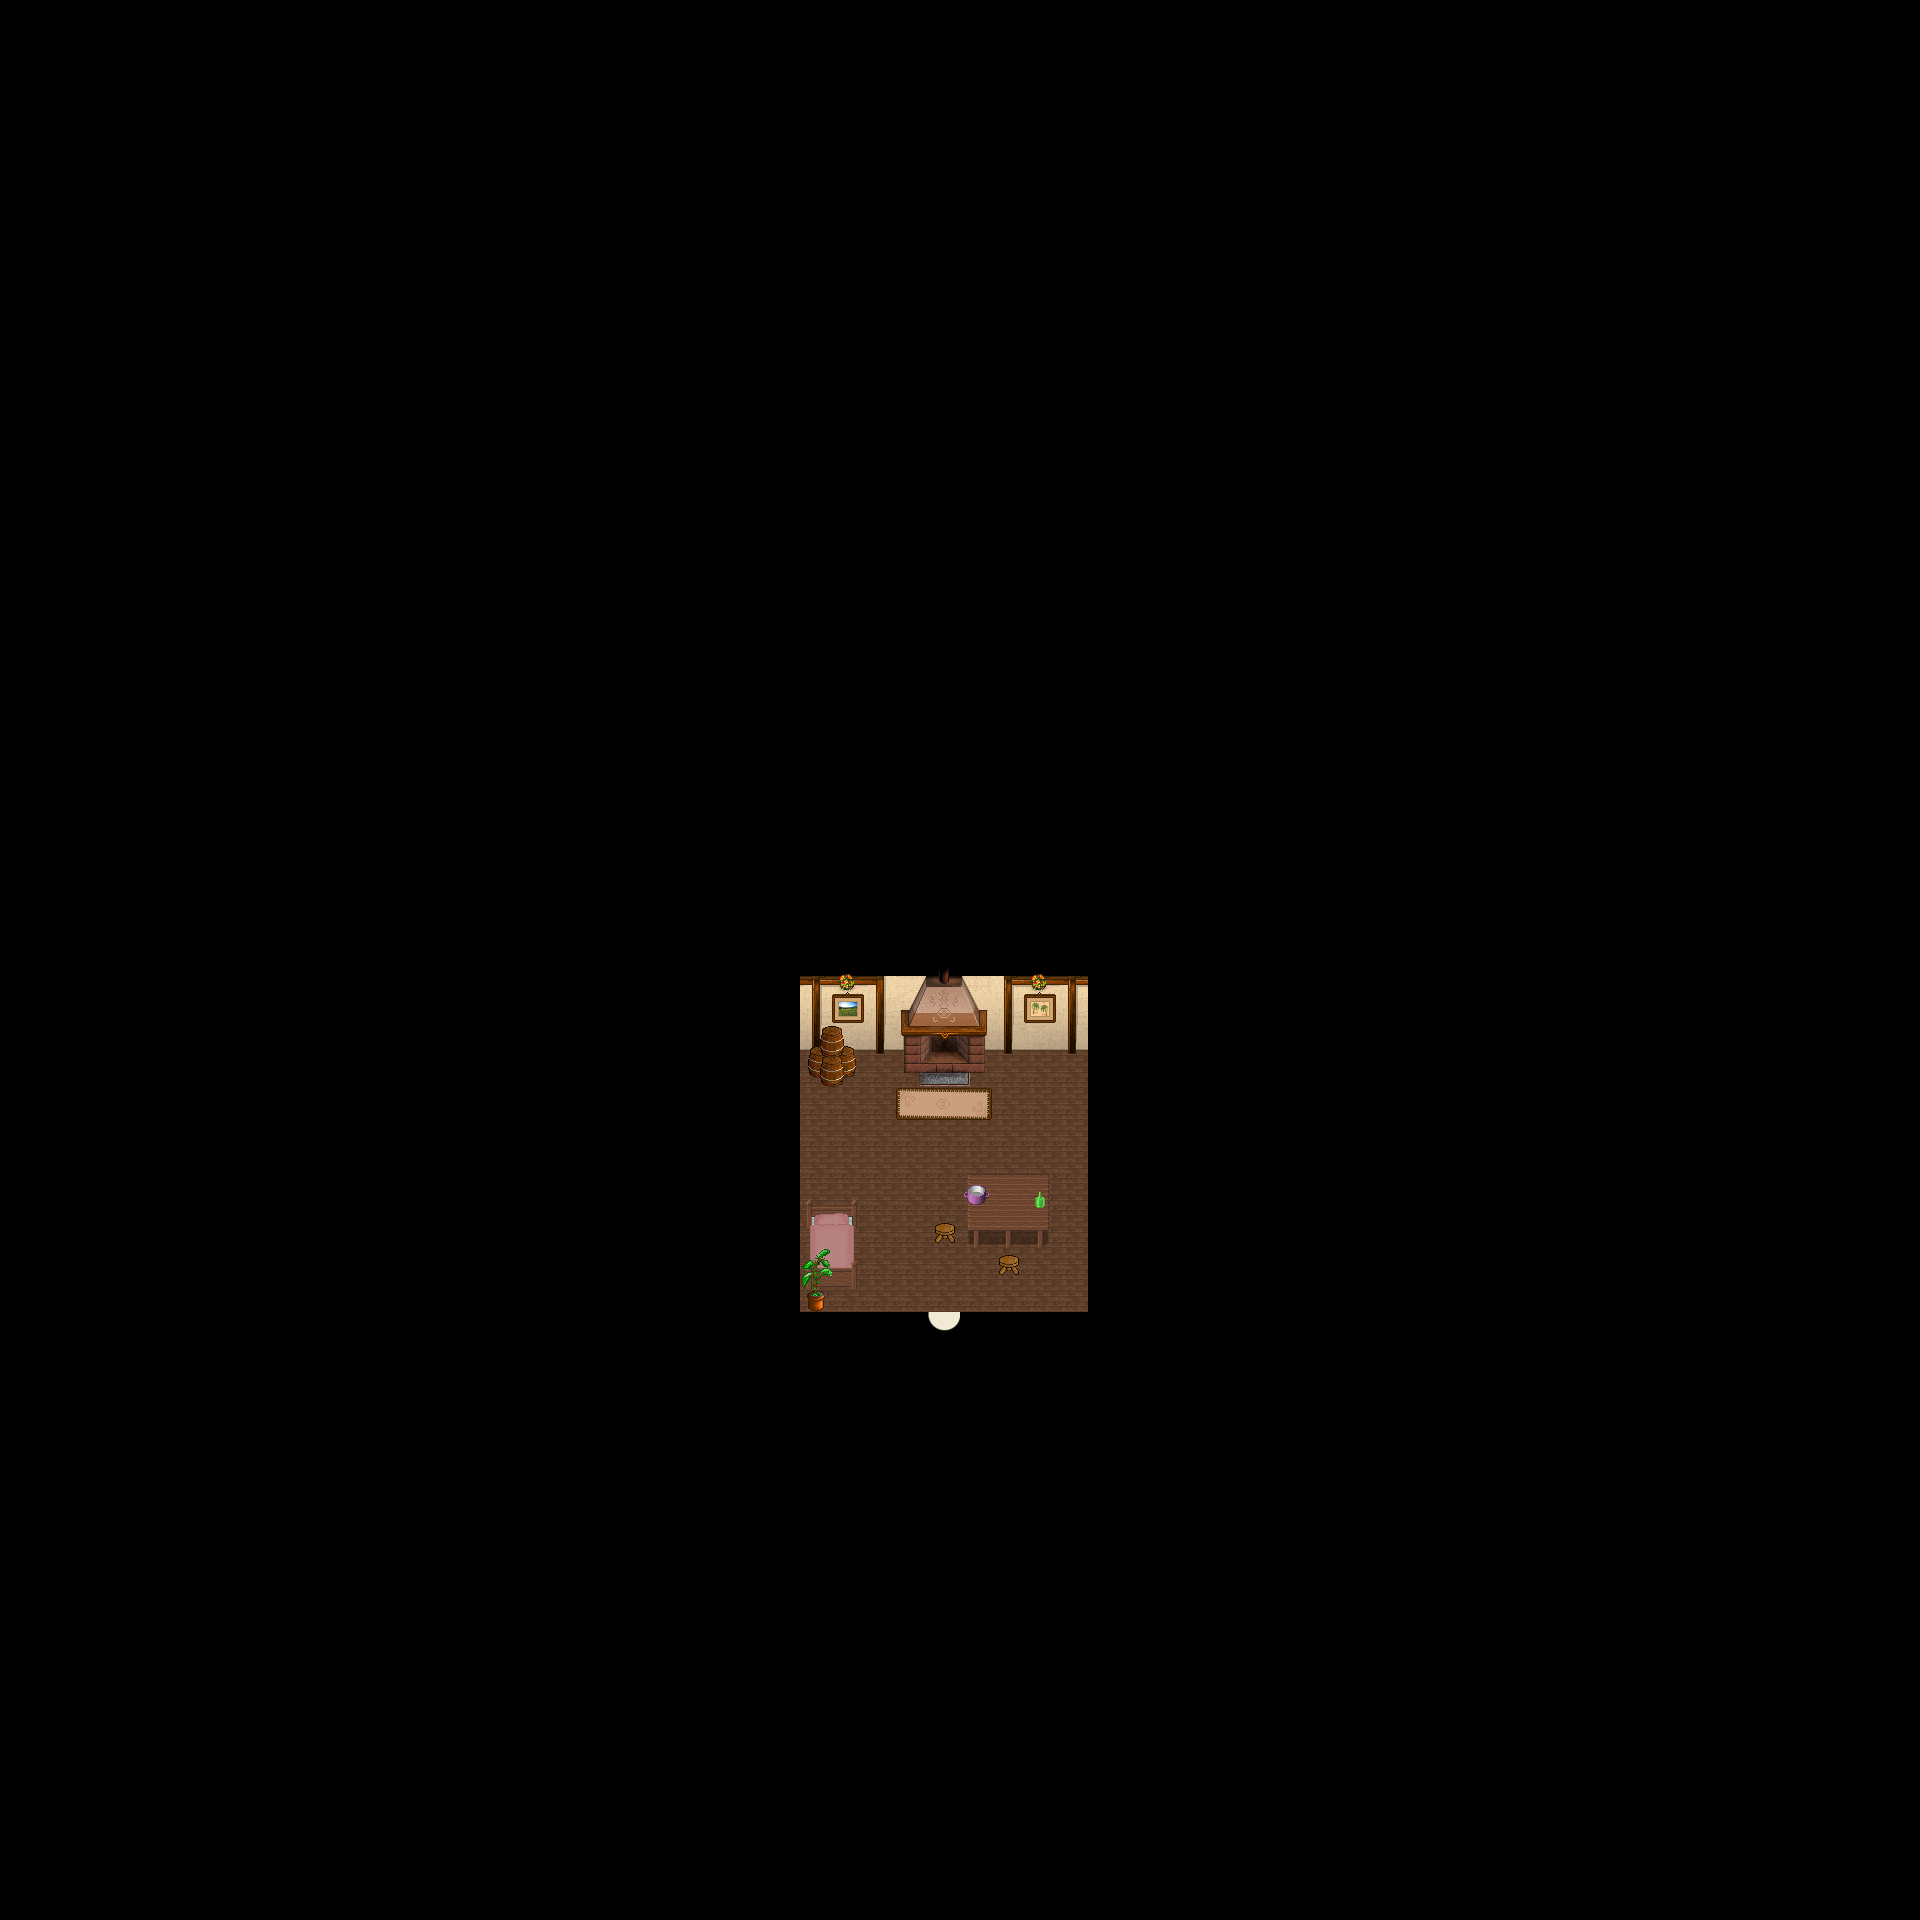

The image is a tile-based game level rendered from a .tmx file. Its description and source (layers, tilesets, objects; grid data summarised) follow:
An orthogonal 60x60 tile map with 32x32 px tiles, 5 tile layers (Ground, Ground, Ground, Fringe, ...), 1 hidden layer not drawn, 6 tilesets and 2 objects (SCRIPT, WARP).

<map version="1.0" orientation="orthogonal" width="60" height="60" tilewidth="32" tileheight="32">
 <properties>
  <property name="music" value="faith.ogg" />
 </properties>
 <tileset firstgid="1" name="indoor3_32_32" tilewidth="32" tileheight="32">
  <image source="../graphics/tiles/indoor3_32_32.png" width="1024" height="1024" />
 </tileset>
 <tileset firstgid="1025" name="indoor2_32_32" tilewidth="32" tileheight="32">
  <image source="../graphics/tiles/indoor2_32_32.png" width="1024" height="1024" />
 </tileset>
 <tileset firstgid="2049" name="collision1_32_32" tilewidth="32" tileheight="32">
  <image source="../graphics/tiles/collision1_32_32.png" width="1024" height="1024" />
 </tileset>
 <tileset firstgid="3073" name="desert1_32_32" tilewidth="32" tileheight="32">
  <image source="../graphics/tiles/desert1_32_32.png" width="1024" height="1024" />
 </tileset>
 <tileset firstgid="4097" name="indoor2_32_64" tilewidth="32" tileheight="64">
  <image source="../graphics/tiles/indoor2_32_64.png" width="1024" height="1024" />
 </tileset>
 <tileset firstgid="4609" name="indoor2_32_96" tilewidth="32" tileheight="96">
  <image source="../graphics/tiles/indoor2_32_96.png" width="1024" height="960" />
 </tileset>
 <layer name="Ground" width="60" height="60">
  <data>[3600 cells, 3600 non-empty, 3 distinct tile ids]</data>
 </layer>
 <layer name="Ground" width="60" height="60">
  <data>[3600 cells, 47 non-empty, 36 distinct tile ids]</data>
 </layer>
 <layer name="Ground" width="60" height="60">
  <data>[3600 cells, 4 non-empty, 4 distinct tile ids]</data>
 </layer>
 <layer name="Fringe" width="60" height="60">
  <data>[3600 cells, 3 non-empty, 3 distinct tile ids]</data>
 </layer>
 <layer name="Over" width="60" height="60">
  <data>[3600 cells, 5 non-empty, 5 distinct tile ids]</data>
 </layer>
 <layer name="Collision" width="60" height="60" visible="0">
  <data>[3600 cells, 3543 non-empty, 1 distinct tile ids]</data>
 </layer>
 <objectgroup name="Object" width="60" height="60">
  <object name="External Map Events" type="SCRIPT" x="0" y="0">
   <properties>
    <property name="FILENAME" value="scripts/maps/iw-lauria-flat02-o00-o00-o00.lua" />
   </properties>
  </object>
  <object name="Warp to ow-p2-p4" type="WARP" x="928" y="1312" width="32" height="32">
   <properties>
    <property name="DEST_MAP" value="ow-p0002-p0004-o0000" />
    <property name="DEST_X" value="2320" />
    <property name="DEST_Y" value="3776" />
   </properties>
  </object>
 </objectgroup>
</map>
